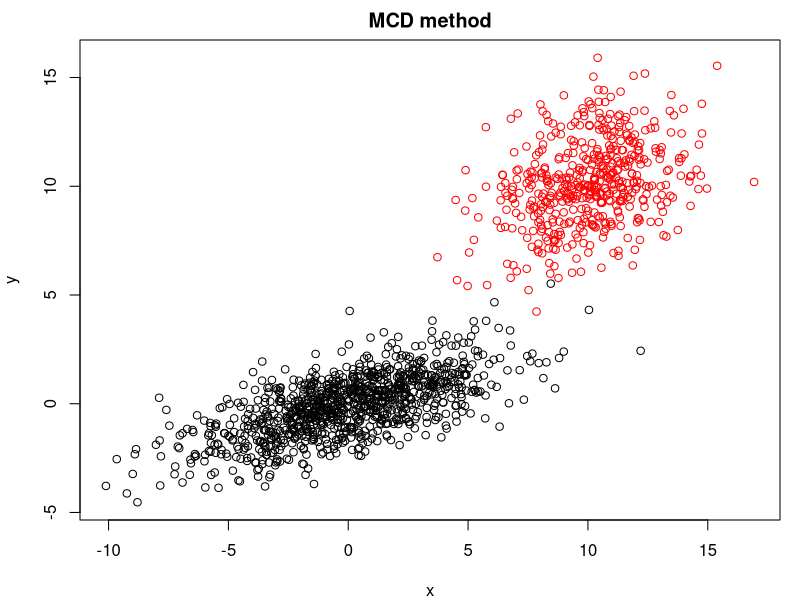
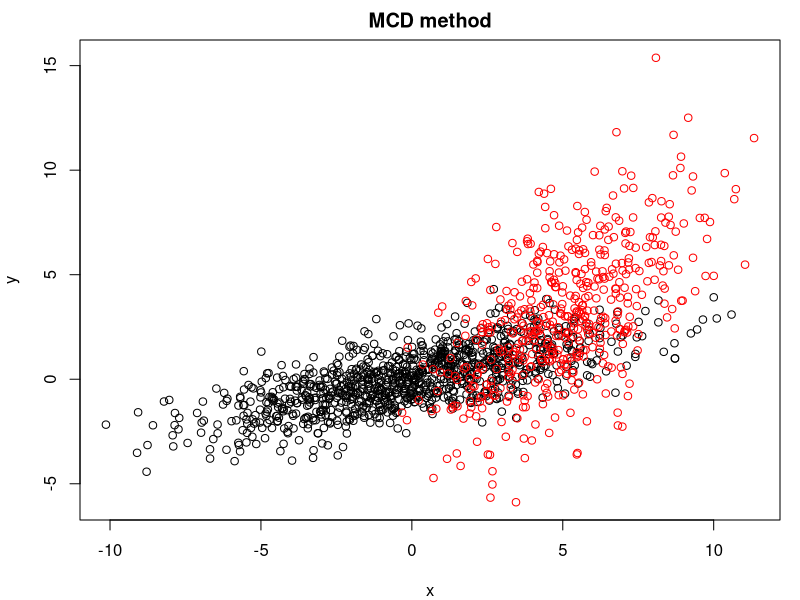

Generate these figures, in order, with R:
library(robustbase)
library(MASS)

experiment <- function(mu1, Sigma1, mu2, Sigma2, name, caption) {
  png(file=sprintf("%s.png", name), width=4, height=4, units="in", res=300)
  subgroup1 <- mvrnorm(n=1000, mu=mu1, Sigma=Sigma1)
  subgroup2 <- mvrnorm(n=500, mu=mu2, Sigma=Sigma2)
  group <- rbind(subgroup1, subgroup2)
  colors <- cbind(rep('black', 1000), rep('red', 500))
  par(oma=c(0,0,0,0), mar=c(4,4,2,1))
  plot(group[,1], group[,2], xlab='x', ylab='y', col=colors)
  title('MCD method')
  dev.off()

  # Euclidean norm
  norm <- function(x) sqrt(sum(x^2))

  # Now write results of this simulation to a .tex file
  handle <- file(sprintf("%s.tex", name))
  lines <- c("\\begin{table}[h]",
             "\\centering",
             "\\begin{tabular}{l|l|l|l|l}",
             "\\% Outliers & Method & $|\\hat{\\mu} - \\mu|$ & $|\\hat{\\Sigma} - \\Sigma|$ & $\\log(\\text{Det.})$ \\\\ \\hline")
  for (outliers in c(0,0.2,0.4)) {
    subgroup1 <- mvrnorm(n=1000 * (1-outliers), mu=mu1, Sigma=Sigma1)
    if (outliers > 0) {
      subgroup2 <- mvrnorm(n=1000 * outliers, mu=mu1, Sigma=Sigma2)
      group <- rbind(subgroup1, subgroup2)
    }
    else {
      group <- subgroup1
    }
    dim(group)
    # The MLE
    mle_mu = c(0,0)
    mle_mu[1] <- mean(group[,1])
    mle_mu[2] <- mean(group[,2])
    mle_Sigma <- cov(group)

    lines <- append(lines, sprintf("%d & MLE & %.2e & %.2e & - \\\\", outliers * 100, norm(mle_mu - mu1), norm(mle_Sigma - Sigma1)))

    # The MCD estimation
    robust1 <- covMcd(group)
    robust2 <- covMcd(group, alpha=0.75)

    lines <- append(lines, sprintf("%d & MCD (0.75) & %.2e & %.2e & %.2e \\\\", outliers * 100, norm(robust2$center - mu1), norm(robust2$cov - Sigma1), robust2$crit))
    lines <- append(lines, sprintf("%d & MCD (0.5) & %.2e & %.2e & %.2e \\\\", outliers * 100, norm(robust1$center - mu1), norm(robust1$cov - Sigma1), robust1$crit))
  }

  lines <- append(lines, c("\\end{tabular}", sprintf("\\caption{%s}", caption), "\\label{tab:mcd example}", "\\end{table}"))

  writeLines(lines, handle)
  close(handle)

  return(1)
}

caption1 = ""
caption2 = "A comparison of the MLE method, and the MCD (0.75) and MCD (0.5) methods where respectively 25\\% and 50\\% of the data is considered to be outliers.
  The data is distributed as $\\mathcal{N}(\\mu, \\Sigma)$, with $\\mu = (0,0)$ and $\\Sigma = \\begin{pmatrix}10 & 3\\ 3 & 2\\end{pmatrix}$. The outliers are distributed as $\\mathcal{N}(\\mu', \\Sigma')$ with $\\mu' = (5,3)$ and $\\Sigma' = \\begin{pmatrix}5 & 4\\ 4 & 10\\end{pmatrix}$.
  Notice that for $0\\%$ outliers the MLE behaves best, in the sense that its $\\Sigma$ estimator has the least error.
  Then for $20\\%$ outliers the MCD (0.75) behaves the best.
  And finally for $40\\%$ the MCD (0.5) is best."

experiment(c(0,0), matrix(c(10,3,3,2),2), c(10,10), matrix(c(4,1,1,4),2), "mcd-1", caption1)
experiment(c(0,0), matrix(c(10,3,3,2),2), c(5,3), matrix(c(5,4,4,10),2), "mcd-2", caption2)
